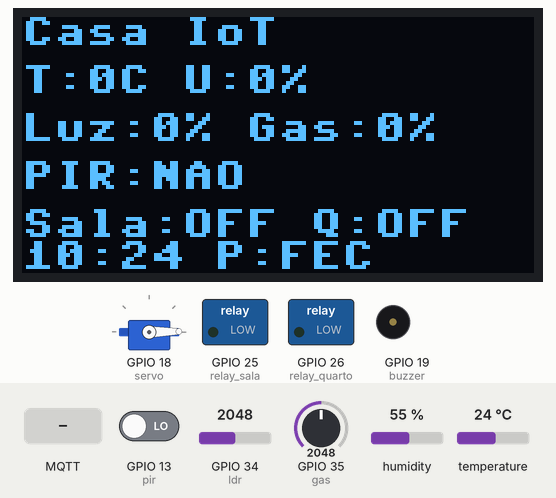
The program below on a simulated ESP32 board running MicroPython. Parts: 128×64 one-colour display, servo, switched loads named in the program (green lamp = pin HIGH), buzzer (waves = sounding). Wiring (from the project's diagram.json): PIR motion sensor on GPIO 13, servo on GPIO 18, buzzer on GPIO 19, relay on GPIO 25, relay on GPIO 26, DHT22 sensor on GPIO 27, light sensor on GPIO 34, potentiometer on GPIO 35. The test bench sets the inputs (shaded band); at power-on: GPIO 13 (pir) LOW, humidity 55 %, GPIO 34 (ldr) = 2048, GPIO 35 (gas) = 2048, temperature 24 °C (analog values on the 0–4095 scale). WiFi joins after 1.5 s; the clock reads 2024-03-15 10:24:30 at power-on unless the program sets it; no MQTT or app messages arrive unless stated; values from a settings file that is not in the repository are placeholders; servo angles are drawn from the pulse width (0.5 ms = 0°, 2.5 ms = 180°); library files of the repository ran but are not shown: ssd1306.py; what the program prints to the serial console is not drawn.

Above: at 2.8 s.
2.9 s: GPIO 13 (pir) driven HIGH
At 6.6 s:
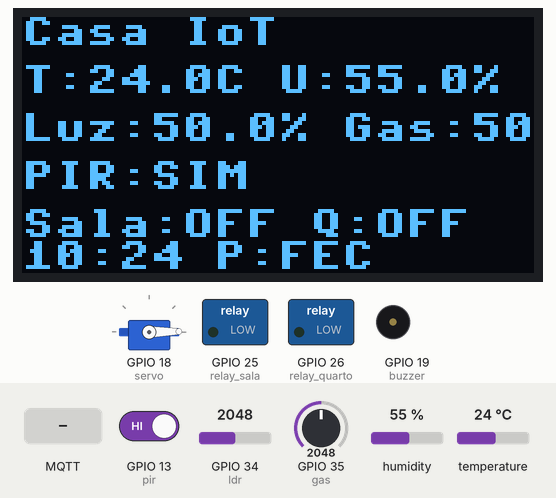
7.3 s: MQTT message "1" arrives on the first subscribed topic
At 15.6 s:
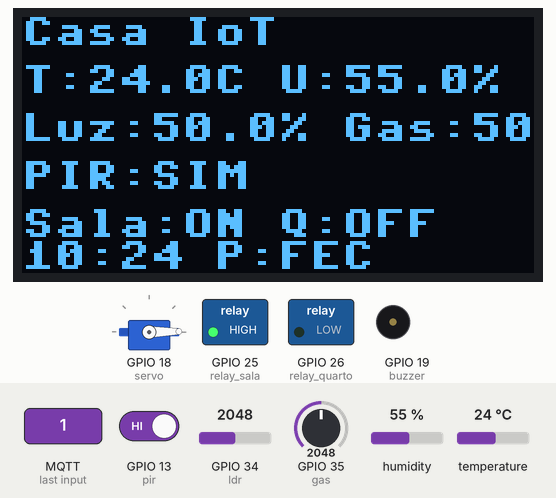
16.7 s: GPIO 13 (pir) driven LOW
At 21.4 s:
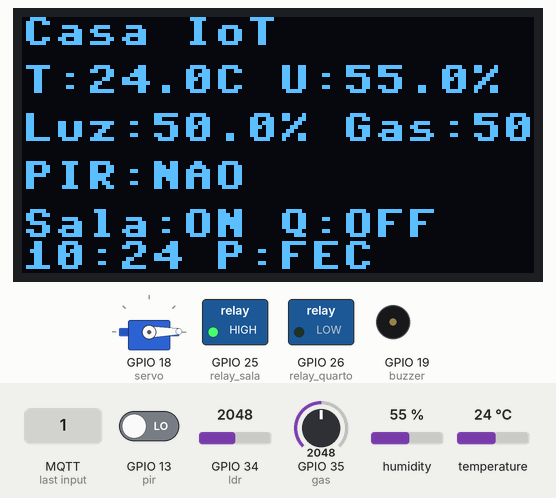
21.7 s: MQTT message "luz_sala" arrives on the first subscribed topic
At 22.1 s:
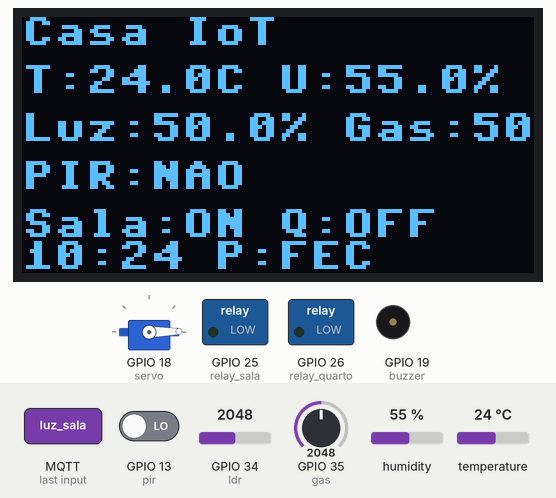
23.7 s: MQTT message "LIGAR" arrives on the first subscribed topic
At 24.2 s:
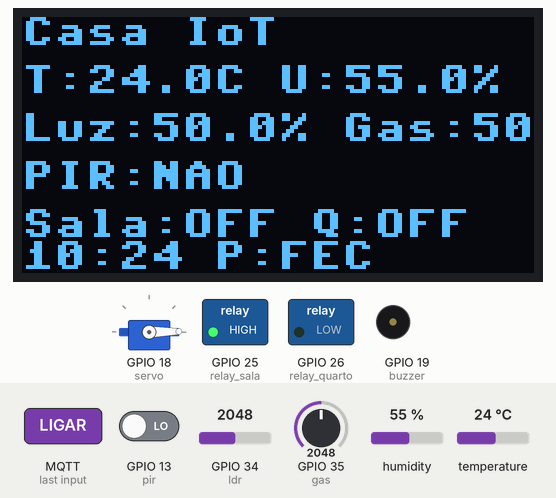
25.8 s: humidity set to 22 %
At 31.7 s:
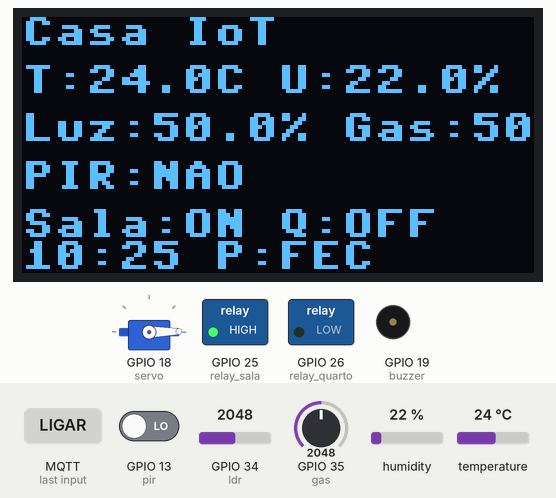
Timing chart, 0 to 33.0 s (numbered marks = the images above; inputs shaded):
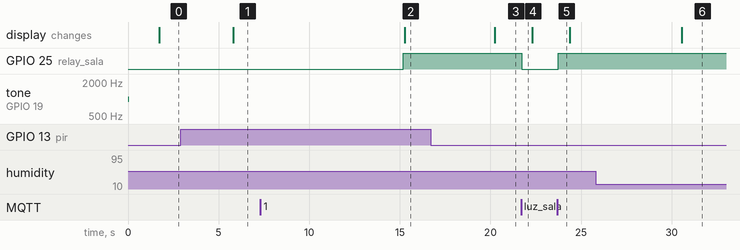

Measured:
- after the input at 2.9 s, the display: changes after 2.9 s (image 1)
- after the input at 7.3 s, GPIO 25 (relay_sala): LOW → HIGH after 7.9 s; the display: changes after 8.0 s (image 2)
- after the input at 16.7 s, the display: changes after 3.5 s (image 3)
- after the input at 21.7 s, GPIO 25 (relay_sala): HIGH → LOW at once
- after the input at 23.7 s, GPIO 25 (relay_sala): LOW → HIGH at once
- after the input at 25.8 s, the display: changes after 4.8 s (image 6)

The program:

main.py
```python
import time
from machine import ADC, PWM, Pin, SoftI2C, unique_id
import dht
import network
from ubinascii import hexlify

try:
    import ujson as json
except ImportError:
    import json

try:
    import ntptime
except ImportError:
    ntptime = None

try:
    from umqtt.simple import MQTTClient
except ImportError:
    MQTTClient = None

try:
    from ssd1306 import SSD1306_I2C
except ImportError:
    SSD1306_I2C = None

try:
    import config
except ImportError:
    config = None


# Wi-Fi padrao do Wokwi.
WIFI_SSID = "Wokwi-GUEST"
WIFI_PASSWORD = ""

MQTT_BROKER = "broker.hivemq.com"
MQTT_PORT = 1883
MQTT_USERNAME = None
MQTT_PASSWORD = None
MQTT_SSL = False
MQTT_CLIENT_ID = b"casa-iot-" + hexlify(unique_id())
UTC_OFFSET_HOURS = -3

TOPICS = {
    "sensor_status": "casa/sensores/status",
    "temperatura": "casa/sensores/temperatura",
    "umidade": "casa/sensores/umidade",
    "luminosidade": "casa/sensores/luminosidade",
    "presenca": "casa/sensores/presenca",
    "gas": "casa/sensores/gas",
    "alertas": "casa/alertas",
    "luz_sala_set": "casa/atuadores/luz_sala/set",
    "luz_quarto_set": "casa/atuadores/luz_quarto/set",
    "portao_set": "casa/atuadores/portao/set",
    "alarme_set": "casa/atuadores/alarme/set",
    "luz_sala_status": "casa/atuadores/luz_sala/status",
    "luz_quarto_status": "casa/atuadores/luz_quarto/status",
    "portao_status": "casa/atuadores/portao/status",
    "alarme_status": "casa/atuadores/alarme/status",
}

# Pinos do circuito em diagram.json.
PIN_DHT = 27
PIN_LDR = 34
PIN_PIR = 13
PIN_GAS = 35
PIN_RELAY_SALA = 25
PIN_RELAY_QUARTO = 26
PIN_SERVO = 18
PIN_BUZZER = 19
PIN_OLED_SDA = 21
PIN_OLED_SCL = 22

PUBLICAR_SENSORES_MS = 5000
ATUALIZAR_OLED_MS = 1000
TENTAR_MQTT_MS = 15000
INTERVALO_ALERTA_MS = 60000
SINCRONIZAR_RELOGIO_MS = 6 * 60 * 60 * 1000
VOLUME_ALARME = 80
LOG_SENSORES = False

if config is not None:
    WIFI_SSID = getattr(config, "WIFI_SSID", WIFI_SSID)
    WIFI_PASSWORD = getattr(config, "WIFI_PASSWORD", WIFI_PASSWORD)
    MQTT_BROKER = getattr(config, "MQTT_BROKER", MQTT_BROKER)
    MQTT_PORT = getattr(config, "MQTT_PORT", MQTT_PORT)
    MQTT_USERNAME = getattr(config, "MQTT_USERNAME", MQTT_USERNAME)
    MQTT_PASSWORD = getattr(config, "MQTT_PASSWORD", MQTT_PASSWORD)
    MQTT_SSL = getattr(config, "MQTT_SSL", MQTT_SSL)
    MQTT_CLIENT_ID = getattr(config, "MQTT_CLIENT_ID", MQTT_CLIENT_ID)
    UTC_OFFSET_HOURS = getattr(config, "UTC_OFFSET_HOURS", UTC_OFFSET_HOURS)

if isinstance(MQTT_CLIENT_ID, str):
    MQTT_CLIENT_ID = MQTT_CLIENT_ID.encode()

UTC_OFFSET_SECONDS = UTC_OFFSET_HOURS * 3600


dht_sensor = dht.DHT22(Pin(PIN_DHT))
ldr = ADC(Pin(PIN_LDR))
gas = ADC(Pin(PIN_GAS))
pir = Pin(PIN_PIR, Pin.IN)
relay_sala = Pin(PIN_RELAY_SALA, Pin.OUT)
relay_quarto = Pin(PIN_RELAY_QUARTO, Pin.OUT)
servo = PWM(Pin(PIN_SERVO))
servo.freq(50)
buzzer = PWM(Pin(PIN_BUZZER))
buzzer.freq(1000)

for adc in (ldr, gas):
    adc.atten(ADC.ATTN_11DB)
    try:
        adc.width(ADC.WIDTH_12BIT)
    except AttributeError:
        pass

oled = None
try:
    if SSD1306_I2C:
        i2c = SoftI2C(scl=Pin(PIN_OLED_SCL), sda=Pin(PIN_OLED_SDA))
        oled = SSD1306_I2C(128, 64, i2c)
except Exception as erro:
    print("OLED indisponivel:", erro)

wifi = network.WLAN(network.STA_IF)
mqtt = None

sensores = {
    "temperatura": 0,
    "umidade": 0,
    "luminosidade": 0,
    "presenca": False,
    "gas": 0,
}

atuadores = {
    "luz_sala": False,
    "luz_quarto": False,
    "portao": "FECHADO",
    "alarme": False,
}

ultimo_envio_sensores = 0
ultima_atualizacao_oled = 0
ultima_tentativa_mqtt = 0
ultimo_alerta = 0
ultima_sincronizacao_relogio = 0
data_hora = "--"


def percentual_adc(adc):
    return round((adc.read() / 4095) * 100, 1)


def duty_pwm(pwm, duty_10bits):
    try:
        pwm.duty(duty_10bits)
    except AttributeError:
        pwm.duty_u16(int((duty_10bits / 1023) * 65535))


def mqtt_bytes(valor):
    if isinstance(valor, bytes):
        return valor
    return str(valor).encode()


def mqtt_texto(valor):
    if isinstance(valor, bytes):
        return valor.decode()
    return str(valor)


def definir_servo(angulo):
    duty = int(26 + (angulo / 180) * 102)
    duty_pwm(servo, duty)


def definir_alarme(ligado):
    atuadores["alarme"] = ligado
    duty_pwm(buzzer, VOLUME_ALARME if ligado else 0)


def aplicar_estado_atuador(nome, valor):
    if nome == "luz_sala":
        atuadores["luz_sala"] = valor
        relay_sala.value(1 if valor else 0)
    elif nome == "luz_quarto":
        atuadores["luz_quarto"] = valor
        relay_quarto.value(1 if valor else 0)
    elif nome == "portao":
        atuadores["portao"] = "ABERTO" if valor else "FECHADO"
        definir_servo(90 if valor else 0)
    elif nome == "alarme":
        definir_alarme(valor)


def normalizar_comando(payload):
    comando = mqtt_texto(payload).strip().upper()
    return comando in ("1", "ON", "TRUE", "LIGAR", "ABRIR", "ABERTO")


def formatar_data_hora(instante):
    return "{:04d}-{:02d}-{:02d} {:02d}:{:02d}:{:02d}".format(
        instante[0], instante[1], instante[2], instante[3], instante[4], instante[5]
    )


def agora_local():
    try:
        return time.localtime(time.time() + UTC_OFFSET_SECONDS)
    except Exception:
        return time.localtime()


def atualizar_data_hora():
    global data_hora
    data_hora = formatar_data_hora(agora_local())


def sincronizar_relogio():
    global ultima_sincronizacao_relogio
    if ntptime is None or not wifi.isconnected():
        return

    try:
        ntptime.settime()
        ultima_sincronizacao_relogio = time.ticks_ms()
        atualizar_data_hora()
        print("Relogio sincronizado:", data_hora)
    except Exception as erro:
        print("Falha ao sincronizar relogio:", erro)


def publicar(topic, payload, retain=False):
    global mqtt
    if not mqtt:
        return

    try:
        mqtt.publish(mqtt_bytes(topic), mqtt_bytes(payload), retain)
    except Exception as erro:
        print("Falha ao publicar MQTT:", erro)
        mqtt = None


def publicar_estado_atuador(nome):
    topicos = {
        "luz_sala": TOPICS["luz_sala_status"],
        "luz_quarto": TOPICS["luz_quarto_status"],
        "portao": TOPICS["portao_status"],
        "alarme": TOPICS["alarme_status"],
    }

    valor = atuadores[nome]
    if isinstance(valor, bool):
        valor = "ON" if valor else "OFF"

    publicar(topicos[nome], valor, retain=True)


def publicar_todos_estados():
    for nome in atuadores:
        publicar_estado_atuador(nome)


def ao_receber_mqtt(topic, payload):
    topic = mqtt_texto(topic)
    comandos = {
        TOPICS["luz_sala_set"]: "luz_sala",
        TOPICS["luz_quarto_set"]: "luz_quarto",
        TOPICS["portao_set"]: "portao",
        TOPICS["alarme_set"]: "alarme",
    }

    if topic in comandos:
        nome = comandos[topic]
        aplicar_estado_atuador(nome, normalizar_comando(payload))
        publicar_estado_atuador(nome)


def conectar_wifi():
    wifi.active(True)
    if wifi.isconnected():
        return True

    print("Conectando ao Wi-Fi...")
    wifi.connect(WIFI_SSID, WIFI_PASSWORD)
    inicio = time.ticks_ms()

    while not wifi.isconnected() and time.ticks_diff(time.ticks_ms(), inicio) < 15000:
        time.sleep(0.2)

    if wifi.isconnected():
        print("Wi-Fi conectado:", wifi.ifconfig()[0])
        return True

    print("Wi-Fi nao conectado. Tentando novamente no loop principal.")
    return False


def conectar_mqtt():
    global mqtt, ultima_tentativa_mqtt
    agora = time.ticks_ms()
    if mqtt or time.ticks_diff(agora, ultima_tentativa_mqtt) < TENTAR_MQTT_MS:
        return

    ultima_tentativa_mqtt = agora

    if MQTTClient is None:
        print("Biblioteca umqtt.simple indisponivel")
        return

    if not wifi.isconnected():
        return

    try:
        cliente = MQTTClient(
            MQTT_CLIENT_ID,
            MQTT_BROKER,
            port=MQTT_PORT,
            user=mqtt_bytes(MQTT_USERNAME) if MQTT_USERNAME else None,
            password=mqtt_bytes(MQTT_PASSWORD) if MQTT_PASSWORD else None,
            ssl=MQTT_SSL,
        )
        cliente.set_callback(ao_receber_mqtt)
        cliente.connect()
        for topic in (
            TOPICS["luz_sala_set"],
            TOPICS["luz_quarto_set"],
            TOPICS["portao_set"],
            TOPICS["alarme_set"],
        ):
            cliente.subscribe(mqtt_bytes(topic))
        mqtt = cliente
        print("MQTT conectado:", MQTT_BROKER)
        publicar_todos_estados()
    except Exception as erro:
        mqtt = None
        print("Falha no MQTT:", erro)


def ler_sensores():
    try:
        dht_sensor.measure()
        sensores["temperatura"] = round(dht_sensor.temperature(), 1)
        sensores["umidade"] = round(dht_sensor.humidity(), 1)
    except Exception as erro:
        print("Falha ao ler DHT22:", erro)
        pass

    sensores["luminosidade"] = percentual_adc(ldr)
    sensores["gas"] = percentual_adc(gas)
    sensores["presenca"] = bool(pir.value())


def payload_status():
    return {
        "data_hora": data_hora,
        "sensores": sensores,
        "atuadores": atuadores,
        "ip": wifi.ifconfig()[0] if wifi.isconnected() else "sem-wifi",
    }


def publicar_sensores():
    publicar(TOPICS["temperatura"], sensores["temperatura"])
    publicar(TOPICS["umidade"], sensores["umidade"])
    publicar(TOPICS["luminosidade"], sensores["luminosidade"])
    publicar(TOPICS["presenca"], 1 if sensores["presenca"] else 0)
    publicar(TOPICS["gas"], sensores["gas"])
    publicar(TOPICS["sensor_status"], json.dumps(payload_status()))


def alerta_atual():
    alertas = []
    if sensores["temperatura"] >= 35:
        alertas.append("Temperatura alta")
    if sensores["gas"] >= 70:
        alertas.append("Nivel de gas alto")
    if sensores["presenca"] and atuadores["alarme"]:
        alertas.append("Movimento detectado com alarme ativo")
    return alertas


def verificar_alertas():
    global ultimo_alerta
    alertas = alerta_atual()
    if not alertas:
        return

    agora = time.ticks_ms()
    if time.ticks_diff(agora, ultimo_alerta) < INTERVALO_ALERTA_MS:
        return

    ultimo_alerta = agora
    mensagem = {
        "data_hora": data_hora,
        "alertas": alertas,
        "sensores": sensores,
        "atuadores": atuadores,
    }
    publicar(TOPICS["alertas"], json.dumps(mensagem))
    print("ALERTA:", ", ".join(alertas))


def atualizar_oled():
    if not oled:
        return

    oled.fill(0)
    oled.text("Casa IoT", 0, 0)
    oled.text("T:%sC U:%s%%" % (sensores["temperatura"], sensores["umidade"]), 0, 12)
    oled.text("Luz:%s%% Gas:%s%%" % (sensores["luminosidade"], sensores["gas"]), 0, 24)
    oled.text("PIR:%s" % ("SIM" if sensores["presenca"] else "NAO"), 0, 36)
    oled.text("Sala:%s Q:%s" % (
        "ON" if atuadores["luz_sala"] else "OFF",
        "ON" if atuadores["luz_quarto"] else "OFF",
    ), 0, 48)
    oled.text("%s P:%s" % (data_hora[11:16], atuadores["portao"][:3]), 0, 56)
    oled.show()


def setup():
    print("Iniciando Casa IoT...")
    aplicar_estado_atuador("luz_sala", False)
    aplicar_estado_atuador("luz_quarto", False)
    aplicar_estado_atuador("portao", False)
    aplicar_estado_atuador("alarme", False)
    conectar_wifi()
    sincronizar_relogio()
    conectar_mqtt()
    print("Setup finalizado")


setup()

while True:
    agora = time.ticks_ms()

    if not wifi.isconnected():
        if conectar_wifi():
            sincronizar_relogio()
    elif time.ticks_diff(agora, ultima_sincronizacao_relogio) >= SINCRONIZAR_RELOGIO_MS:
        sincronizar_relogio()

    atualizar_data_hora()
    conectar_mqtt()

    if mqtt:
        try:
            mqtt.check_msg()
        except Exception as erro:
            print("Falha ao ler MQTT:", erro)
            mqtt = None

    if time.ticks_diff(agora, ultimo_envio_sensores) >= PUBLICAR_SENSORES_MS:
        ultimo_envio_sensores = agora
        ler_sensores()
        publicar_sensores()
        verificar_alertas()
        if LOG_SENSORES:
            print("Sensores:", json.dumps(payload_status()))

    if time.ticks_diff(agora, ultima_atualizacao_oled) >= ATUALIZAR_OLED_MS:
        ultima_atualizacao_oled = agora
        atualizar_oled()

    time.sleep(0.05)
```
